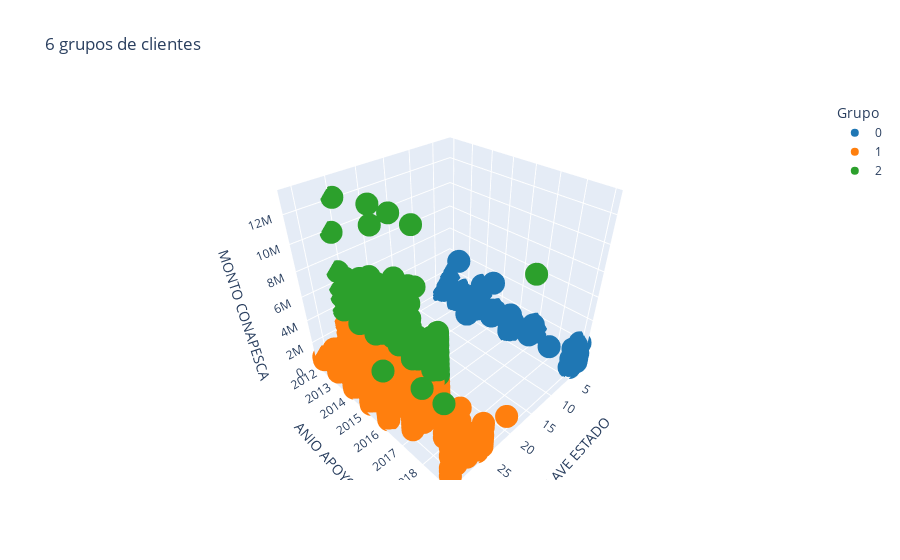

Notebook source saved alongside this figure:
### Markdown cell above
**Grafica en 3d de las tres variables**

### Code cell
fig = px.scatter_3d(df, x = 'CLAVE ESTADO', y = 'ANIO APOYO', 
                    z = 'MONTO CONAPESCA', 
                    title='6 grupos de clientes',
                    color='Grupo',  
                    color_discrete_sequence=px.colors.qualitative.D3)

# mostramos la imagen
fig.show()
